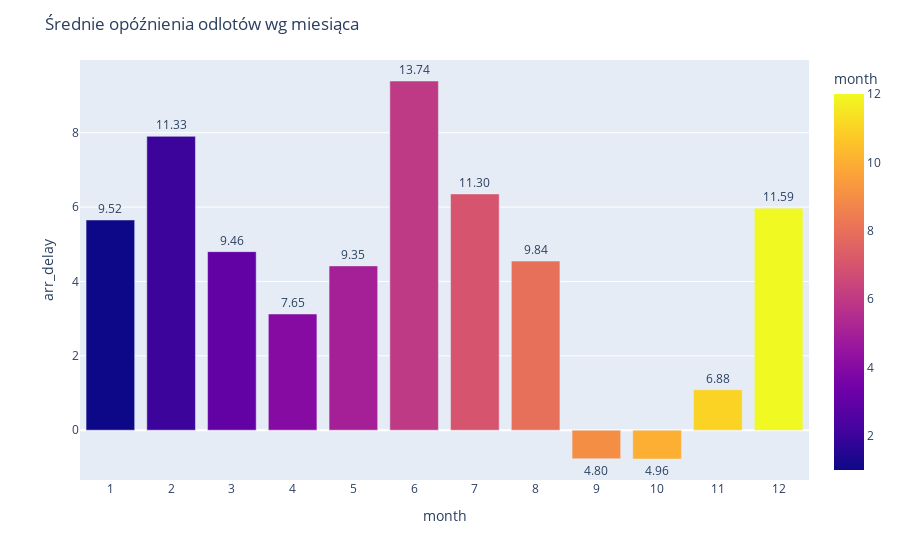

The notebook cell this image was saved under:
### Code cell
fig = px.bar(
    df,
    x='month',
    y='arr_delay',
    orientation='v',
    color='month',
    text='dep_delay'
)
fig.update_xaxes(type='category')
fig.update_traces(texttemplate='%{text:.2f}', textposition='outside')
fig.update_layout(title='Średnie opóźnienia odlotów wg miesiąca')
fig.show()

### Figure 1 — Plotly figure (JSON) as saved in the notebook; plotly's stock layout.template omitted (floating-point values rounded to 4 significant figures)
{"data": [{"hovertemplate": "month=%{marker.color}<br>arr_delay=%{y}<br>dep_delay=%{text}<extra></extra>", "legendgroup": "", "marker": {"color": [1, 2, 3, 4, 5, 6, 7, 8, 9, 10, 11, 12], "coloraxis": "coloraxis", "pattern": {"shape": ""}}, "name": "", "orientation": "v", "showlegend": false, "text": [9.517, 11.33, 9.457, 7.654, 9.353, 13.74, 11.3, 9.84, 4.804, 4.959, 6.88, 11.59], "textposition": "outside", "texttemplate": "%{text:.2f}", "type": "bar", "x": [1, 2, 3, 4, 5, 6, 7, 8, 9, 10, 11, 12], "xaxis": "x", "y": [5.653, 7.903, 4.802, 3.125, 4.419, 9.391, 6.354, 4.548, -0.7679, -0.7751, 1.088, 5.972], "yaxis": "y"}], "layout": {"barmode": "relative", "coloraxis": {"colorbar": {"title": {"text": "month"}}, "colorscale": [[0, "#0d0887"], [0.1111, "#46039f"], [0.2222, "#7201a8"], [0.3333, "#9c179e"], [0.4444, "#bd3786"], [0.5556, "#d8576b"], [0.6667, "#ed7953"], [0.7778, "#fb9f3a"], [0.8889, "#fdca26"], [1, "#f0f921"]]}, "legend": {"tracegroupgap": 0}, "margin": {"t": 60}, "title": {"text": "Średnie opóźnienia odlotów wg miesiąca"}, "xaxis": {"anchor": "y", "domain": [0, 1], "title": {"text": "month"}, "type": "category"}, "yaxis": {"anchor": "x", "domain": [0, 1], "title": {"text": "arr_delay"}}}}
